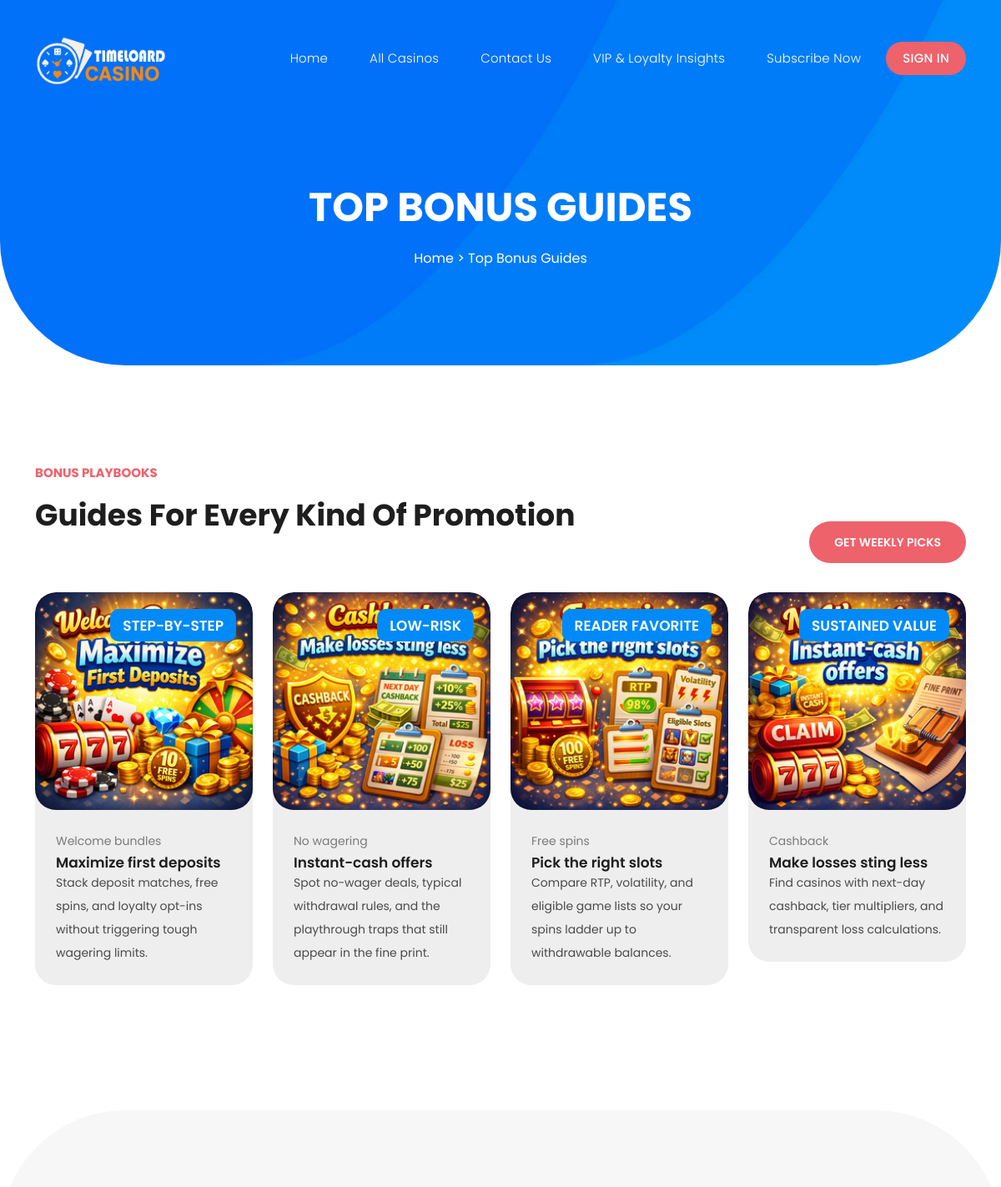
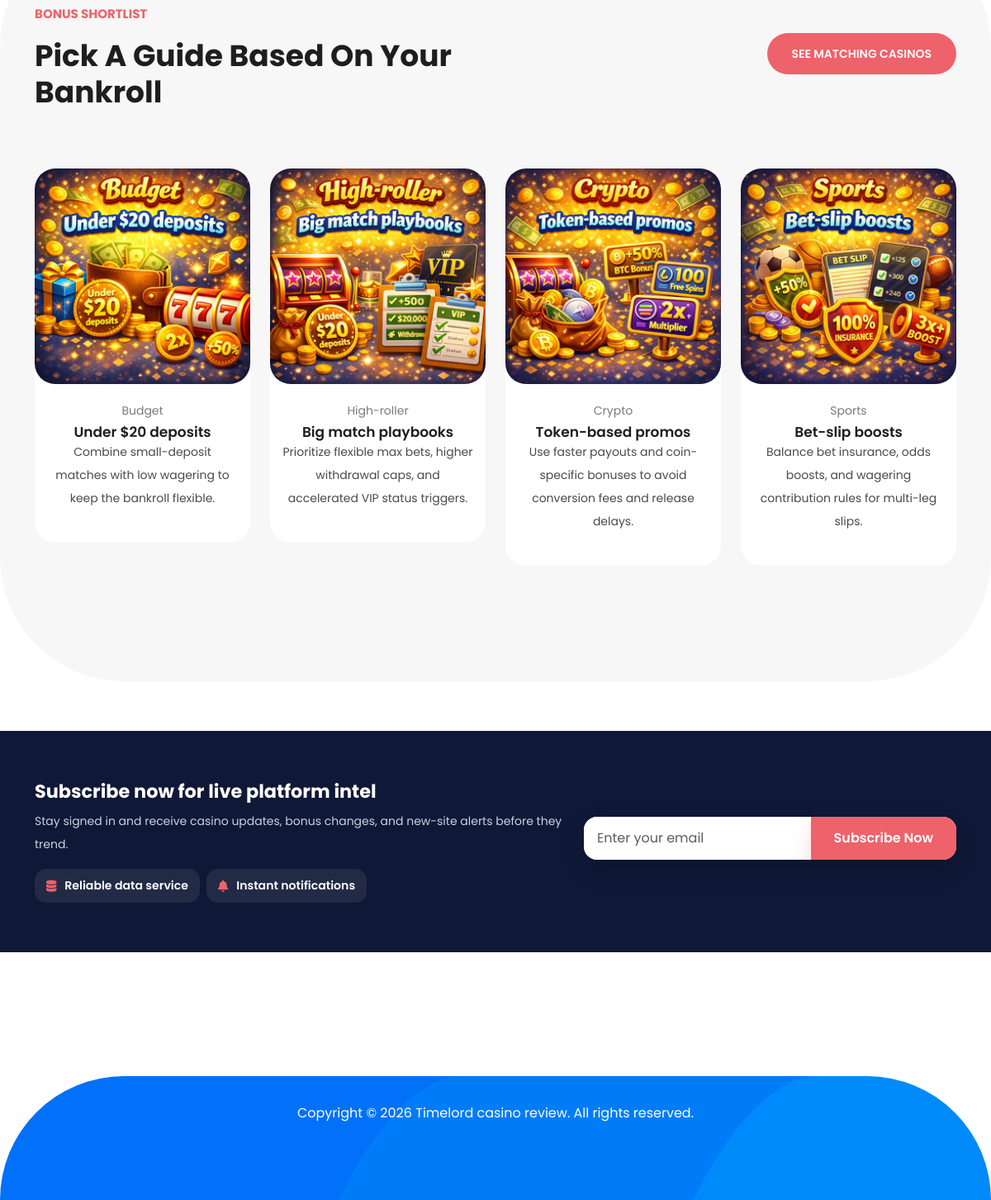
Page /top-bonus-guides.php on the committed database (2 pictures, top to bottom).
### tables this page shows
CREATE TABLE IF NOT EXISTS content_cards (
    id BIGINT UNSIGNED AUTO_INCREMENT PRIMARY KEY,
    section VARCHAR(100) NOT NULL,
    title VARCHAR(255) NOT NULL,
    category VARCHAR(255),
    badge VARCHAR(255),
    description TEXT,
    image_path TEXT NOT NULL,
    position INT NOT NULL DEFAULT 1
);

### includes/content.php (called while the page is built, shortened)
<?php
function fetchContentCards(PDO $database, string $section): array
{
    $statement = $database->prepare(
        'SELECT title, category, badge, description, image_path, position FROM content_cards WHERE section = :section ORDER BY position ASC, id ASC'
    );
    $statement->execute([':section' => $section]);
    return $statement->fetchAll(PDO::FETCH_ASSOC) ?: [];
}

### top-bonus-guides.php (the view, shortened to what this page needs)
<?php
$database = getDatabase();
$activePage = 'bonus';
$bonusGuides = fetchContentCards($database, 'bonus_guides');
$bonusShortlist = fetchContentCards($database, 'bonus_shortlist');
include __DIR__ . '/partials/html-head.php';
include __DIR__ . '/partials/header.php';
?>
  <div class="page-heading header-text">
    <div class="container">
      <div class="row">
        <div class="col-lg-12">
          <h3>Top Bonus Guides</h3>
          <span class="breadcrumb"><a href="#">Home</a> > Top Bonus Guides</span>
        </div>
      </div>
    </div>
  </div>
  <div class="section trending">
    <div class="container">
      <div class="row">
        <div class="col-lg-8">
          <div class="section-heading">
            <h6>Bonus Playbooks</h6>
            <h2>Guides for every kind of promotion</h2>
          </div>
        </div>
        <div class="col-lg-4 text-lg-end align-self-center">
          <div class="main-button">
            <a href="#subscribe-now" data-open-subscribe>Get Weekly Picks</a>
          </div>
        </div>
      </div>
      <div class="row trending-box">
        <?php foreach ($bonusGuides as $card): ?>
          <div class="col-lg-3 col-md-6 align-self-center mb-30 trending-items">
            <div class="item">
              <div class="thumb">
                <a href="product-details.php"><img src="<?= htmlspecialchars($card['image_path'], ENT_QUOTES, 'UTF-8') ?>" alt="<?= htmlspecialchars($card['title'], ENT_QUOTES, 'UTF-8') ?>"></a>
                <?php if (!empty($card['badge'])): ?>
                  <span class="price"><?= htmlspecialchars($card['badge'], ENT_QUOTES, 'UTF-8') ?></span>
                <?php endif; ?>
              </div>
              <div class="down-content">
                <span class="category"><?= htmlspecialchars($card['category'], ENT_QUOTES, 'UTF-8') ?></span>
                <h4><?= htmlspecialchars($card['title'], ENT_QUOTES, 'UTF-8') ?></h4>
                <p class="mb-0"><?= htmlspecialchars($card['description'], ENT_QUOTES, 'UTF-8') ?></p>
              </div>
            </div>
          </div>
        <?php endforeach; ?>
      </div>
    </div>
  </div>
  <div class="section most-played">
    <div class="container">
      <div class="row">
        <div class="col-lg-6">
          <div class="section-heading">
            <h6>Bonus Shortlist</h6>
            <h2>Pick a guide based on your bankroll</h2>
          </div>
        </div>
        <div class="col-lg-6">
          <div class="main-button">
            <a href="all-casinos.php">See matching casinos</a>
          </div>
        </div>
        <?php foreach ($bonusShortlist as $card): ?>
          <div class="col-lg-3 col-md-6 col-sm-6">
            <div class="item">
              <div class="thumb">
                <a href="product-details.php"><img src="<?= htmlspecialchars($card['image_path'], ENT_QUOTES, 'UTF-8') ?>" alt="<?= htmlspecialchars($card['title'], ENT_QUOTES, 'UTF-8') ?>"></a>
              </div>
              <div class="down-content">
                  <span class="category"><?= htmlspecialchars($card['category'], ENT_QUOTES, 'UTF-8') ?></span>
                  <h4><?= htmlspecialchars($card['title'], ENT_QUOTES, 'UTF-8') ?></h4>
                  <p class="mb-0"><?= htmlspecialchars($card['description'], ENT_QUOTES, 'UTF-8') ?></p>
              </div>
            </div>
          </div>
        <?php endforeach; ?>
      </div>
    </div>
  </div>
  <div class="platform-subscribe" id="subscribe-now">
    <div class="container">
      <div class="row align-items-center gy-4">
        <div class="col-lg-7">
          <h4>Subscribe now for live platform intel</h4>
          <p>Stay signed in and receive casino updates, bonus changes, and new-site alerts before they trend.</p>
          <div class="d-flex flex-wrap gap-2">
            <span class="badge-soft"><i class="fa fa-database" aria-hidden="true"></i>Reliable data service</span>
            <span class="badge-soft"><i class="fa fa-bell" aria-hidden="true"></i>Instant notifications</span>
          </div>
        </div>
        <div class="col-lg-5">
          <form class="subscribe-form" data-subscribe-form>
            <div class="input-group">
              <input type="email" class="form-control" placeholder="Enter your email" aria-label="Email address" required>
              <button class="btn btn-accent" type="submit">Subscribe Now</button>
            </div>
          </form>
        </div>
      </div>
    </div>
  </div>
<?php include __DIR__ . '/partials/footer.php'; ?>

### partials/html-head.php (shortened to what this page needs)
<!DOCTYPE html>
<html lang="en">
  <head>
    <link href="vendor/bootstrap/css/bootstrap.min.css" rel="stylesheet">
    <link rel="stylesheet" href="assets/css/fontawesome.css">
    <link rel="stylesheet" href="assets/css/templatemo-lugx-gaming.css">
    <link rel="stylesheet" href="assets/css/owl.css">
    <link rel="stylesheet" href="assets/css/animate.css">
    <link rel="stylesheet"href="https://unpkg.com/swiper@7/swiper-bundle.min.css"/>
  </head>
<body>

### partials/header.php (shortened to what this page needs)
<?php
$navItems = [
    ['label' => 'Home', 'href' => 'index.php', 'key' => 'home'],
    ['label' => 'All Casinos', 'href' => 'all-casinos.php', 'key' => 'all'],
    ['label' => 'Contact Us', 'href' => 'contact.php', 'key' => 'contact'],
    ['label' => 'VIP & Loyalty Insights', 'href' => 'vip-loyalty-insights.php', 'key' => 'vip'],
];
?>
  <header class="header-area header-sticky">
    <div class="container">
        <div class="row">
            <div class="col-12">
                <nav class="main-nav">
                    <a href="index.php" class="logo">
                        <img src="assets/images/logo.png" alt="" style="width: 158px;">
                    </a>
                    <ul class="nav">
                      <?php foreach ($navItems as $item): ?>
                        <li><a href="<?= htmlspecialchars($item['href'], ENT_QUOTES, 'UTF-8') ?>" class="<?= $activePage === $item['key'] ? 'active' : '' ?>"><?= htmlspecialchars($item['label'], ENT_QUOTES, 'UTF-8') ?></a></li>
                      <?php endforeach; ?>
                      <li><a href="#subscribe-now" data-open-subscribe>Subscribe Now</a></li>
                      <li><a href="#" data-bs-toggle="modal" data-bs-target="#signInModal">Sign In</a></li>
                  </ul>
                </nav>
            </div>
        </div>
    </div>
  </header>

### partials/footer.php (shortened to what this page needs)
  <footer>
    <div class="container">
      <div class="col-lg-12">
        <p id="footer-copyright">Copyright © <span data-current-year></span> Timelord casino review. All rights reserved.</p>
      </div>
    </div>
  </footer>
  </body>
</html>

### rows in the picture
content_cards: image_path (picture), badge "STEP-BY-STEP", category "Welcome bundles", title "Maximize first deposits", description "Stack deposit matches, free spins, and loyalty opt-ins without triggering tough wagering limits."
content_cards: image_path (picture), badge "LOW-RISK", category "No wagering", title "Instant-cash offers", description "Spot no-wager deals, typical withdrawal rules, and the playthrough traps that still appear in the fine print."
content_cards: image_path (picture), badge "READER FAVORITE", category "Free spins", title "Pick the right slots", description "Compare RTP, volatility, and eligible game lists so your spins ladder up to withdrawable balances."
content_cards: image_path (picture), badge "SUSTAINED VALUE", category "Cashback", title "Make losses sting less", description "Find casinos with next-day cashback, tier multipliers, and transparent loss calculations."
content_cards: image_path (picture), category "Budget", title "Under $20 deposits", description "Combine small-deposit matches with low wagering to keep the bankroll flexible."
content_cards: image_path (picture), category "High-roller", title "Big match playbooks", description "Prioritize flexible max bets, higher withdrawal caps, and accelerated VIP status triggers."
content_cards: image_path (picture), category "Crypto", title "Token-based promos", description "Use faster payouts and coin-specific bonuses to avoid conversion fees and release delays."
content_cards: image_path (picture), category "Sports", title "Bet-slip boosts", description "Balance bet insurance, odds boosts, and wagering contribution rules for multi-leg slips."

### other values in the picture
$item['label'] "Home"
$item['label'] "All Casinos"
$item['label'] "Contact Us"
$item['label'] "VIP & Loyalty Insights"
